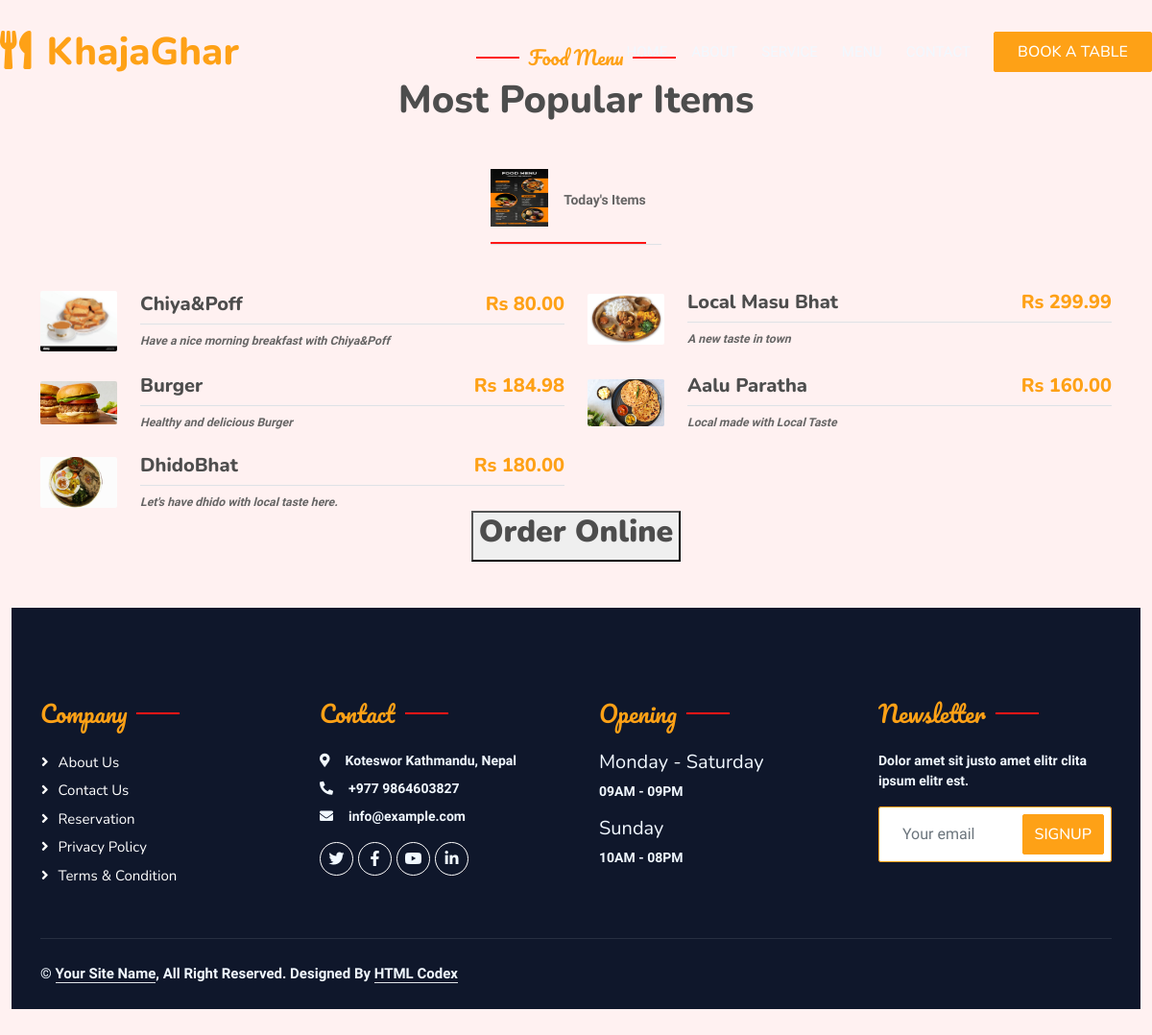
The app's page /menu/ with its own data.
### Restro_App/models.py (models this page shows, shortened)
class Category(models.Model):
    name =models.CharField(max_length=30)

class FoodMenu(models.Model):
    category = models.ForeignKey(Category, on_delete = models.CASCADE)
    name = models.CharField(max_length=30, null =True, blank=True)
    description = models.TextField(null=True, blank=True)
    image = models.ImageField(upload_to='uploads/')
    price = models.DecimalField(max_digits=10, decimal_places=2)

### Restro_App/views.py (the view)
# urls.py: path('menu/', views.Menu, name = 'menu'),
def Menu(request):
    categories = Category.objects.all()
    foodmenu = FoodMenu.objects.all()
    if request.method == 'POST':
        form = FoodMenuItemsForm(request.POST, request.FILES)
        if form.is_valid():
            form.save()
            return redirect('menu')
    else:
        form = FoodMenuItemsForm()
    context = {
        'foodmenu': foodmenu,
        'categories': categories,
        'form': form,
    }
    return render(request, 'pages/menu.html', context)

### Restro_App/forms.py
class FoodMenuItemsForm(forms.ModelForm):
    class Meta:
        model = FoodMenu
        fields = '__all__'

### templates/pages/menu.html (shortened to what this page needs)
{% extends 'base.html' %}
{% load static %}
{% block content %}
    <div class="container-xxl py-5">
        <div class="container">
            <div class="text-center wow fadeInUp" data-wow-delay="0.1s">
                <h5 class="section-title ff-secondary text-center text-primary fw-normal">Food Menu</h5>
                <h1 class="mb-5">Most Popular Items</h1>
            </div>
            <form method = 'GET' action = {% url 'menu' %}>
            <div class="tab-class text-center wow fadeInUp" data-wow-delay="0.1s" >
                <ul class="nav nav-pills d-inline-flex justify-content-center border-bottom mb-5" >
                    {% for category in categories %}
                    <li class="nav-item">
                        <a class="d-flex align-items-center text-start mx-3 ms-0 pb-3 active" data-bs-toggle="pill" href="#">
                            <div><img src = "{% static 'img/menu.png' %}" width =60px height =60px></img></div>
                            <div class="ps-3">
                                <small class="text-body"><b>{{category.name}}</</small>
                            </div>
                        </a>
                    </li>
                    {% endfor %}
                </ul>
                <div class="tab-content">
                    {% for category in categories %}
                    <div id="{{ category.name }}" class="tab-pane fade show p-0 {% if forloop.first %}active{% endif %}">
                        <div class="row g-4">
                            {% for item in category.foodmenu_set.all %}
                            <div class="col-lg-6">
                                <div class="d-flex align-items-center">
                                    <img class="flex-shrink-0 img-fluid rounded" src="{{ item.image.url }}" alt="" style="width: 80px;">
                                    <div class="w-100 d-flex flex-column text-start ps-4">
                                        <h5 class="d-flex justify-content-between border-bottom pb-2">
                                            <span>{{ item.name }}</span>
                                            <span class="text-primary">Rs {{ item.price }}</span>
                                        </h5>
                                        <small class="fst-italic">{{ item.description }}</small>
                                    </div>
                                </div>
                            </div>
                            {% endfor %}
                        </div>
                        {% endfor %}
                    </div>
                    <div>
                        <button type="button" onclick="redirectToStore()"><h2><strong>Order Online</strong></h2></button>
                    </div>
            </div>
        </div>
    </div>
{% endblock content %}

### templates/base.html (shortened to what this page needs)
{% load static %}
<!DOCTYPE html>
<html lang="en">
<head>
    <link href="https://cdnjs.cloudflare.com/ajax/libs/font-awesome/5.10.0/css/all.min.css" rel="stylesheet">
    <link href="https://cdn.jsdelivr.net/npm/bootstrap-icons@1.4.1/font/bootstrap-icons.css" rel="stylesheet">
    <link href="{% static 'lib/animate/animate.min.css' %}" rel="stylesheet">
    <link href="{% static 'lib/owlcarousel/assets/owl.carousel.min.css' %}" rel="stylesheet">
    <link href="{% static 'lib/tempusdominus/css/tempusdominus-bootstrap-4.min.css' %}" rel="stylesheet" />
    <link href="{% static 'css/bootstrap.min.css' %}" rel="stylesheet">
    <link href="{% static 'css/style.css' %}" rel="stylesheet">
</head>
<body>
    <div class="container-xxl bg p-0">
        <div class="container-xxl position-relative p-0">
            <nav class="navbar navbar-expand-lg navbar-dark bg-dark">
                    <h1 class="text-primary m-0"><i class="fa fa-utensils me-3"></i>KhajaGhar</h1>
                <div class="collapse navbar-collapse" id="navbarCollapse">
                    <div class="navbar-nav ms-auto py-0 pe-4">
                        <a href="{% url 'home' %}" class="nav-item nav-link">Home</a>
                        <a href="{% url 'about' %}" class="nav-item nav-link">About</a>
                        <a href="{% url 'service' %}" class="nav-item nav-link">Service</a>
                        <a href="{% url 'menu' %}" class="nav-item nav-link">Menu</a>
                        <a href="{% url 'contact' %}" class="nav-item nav-link">Contact</a>
                    </div>
                    <a href="{% url 'booking' %}" class="btn btn-primary py-2 px-4">Book A Table</a>
                </div>
            </nav>
        </div>
        {% block content %} {% endblock content %}
        <div class="container-fluid bg-dark text-light footer pt-5 mt-5 wow fadeIn" data-wow-delay="0.1s">
            <div class="container py-5">
                <div class="row g-5">
                    <div class="col-lg-3 col-md-6">
                        <h4 class="section-title ff-secondary text-start text-primary fw-normal mb-4">Company</h4>
                        <a class="btn btn-link" href="">About Us</a>
                        <a class="btn btn-link" href="">Contact Us</a>
                        <a class="btn btn-link" href="">Reservation</a>
                        <a class="btn btn-link" href="">Privacy Policy</a>
                        <a class="btn btn-link" href="">Terms & Condition</a>
                    </div>
                    <div class="col-lg-3 col-md-6">
                        <h4 class="section-title ff-secondary text-start text-primary fw-normal mb-4">Contact</h4>
                        <p class="mb-2"><i class="fa fa-map-marker-alt me-3"></i>Koteswor Kathmandu, Nepal</p>
                        <p class="mb-2"><i class="fa fa-phone-alt me-3"></i>+977 9864603827</p>
                        <p class="mb-2"><i class="fa fa-envelope me-3"></i>info@example.com</p>
                        <div class="d-flex pt-2">
                            <a class="btn btn-outline-light btn-social" href=""><i class="fab fa-twitter"></i></a>
                            <a class="btn btn-outline-light btn-social" href=""><i class="fab fa-facebook-f"></i></a>
                            <a class="btn btn-outline-light btn-social" href=""><i class="fab fa-youtube"></i></a>
                            <a class="btn btn-outline-light btn-social" href=""><i class="fab fa-linkedin-in"></i></a>
                        </div>
                    </div>
                    <div class="col-lg-3 col-md-6">
                        <h4 class="section-title ff-secondary text-start text-primary fw-normal mb-4">Opening</h4>
                        <h5 class="text-light fw-normal">Monday - Saturday</h5>
                        <p>09AM - 09PM</p>
                        <h5 class="text-light fw-normal">Sunday</h5>
                        <p>10AM - 08PM</p>
                    </div>
                    <div class="col-lg-3 col-md-6">
                        <h4 class="section-title ff-secondary text-start text-primary fw-normal mb-4">Newsletter</h4>
                        <p>Dolor amet sit justo amet elitr clita ipsum elitr est.</p>
                        <div class="position-relative mx-auto" style="max-width: 400px;">
                            <input class="form-control border-primary w-100 py-3 ps-4 pe-5" type="text" placeholder="Your email">
                            <button type="button" class="btn btn-primary py-2 position-absolute top-0 end-0 mt-2 me-2">SignUp</button>
                        </div>
                    </div>
                </div>
            </div>
            <div class="container">
                <div class="copyright">
                    <div class="row">
                        <div class="col-md-6 text-center text-md-start mb-3 mb-md-0">
                            &copy; <a class="border-bottom" href="#">Your Site Name</a>, All Right Reserved.
							Designed By <a class="border-bottom" href="https://htmlcodex.com">HTML Codex</a>
                        </div>
                    </div>
                </div>
            </div>
        </div>
    </div>
</body>
</html>

### static/css/style.css (style rules this page uses)
body { background-color:rgb(255, 241, 241); }
:root { --primary: #fe1616; --light: #F1F8FF; --dark: #0F172B; }
.ff-secondary { font-family: 'Pacifico', cursive; }
.btn { font-family: 'Nunito', sans-serif; font-weight: 500; text-transform: uppercase; transition: .5s; }
.btn.btn-primary, .btn.btn-secondary { color: #FFFFFF; }
.navbar-dark .navbar-nav .nav-link { position: relative; margin-left: 25px; padding: 35px 0; font-size: 15px; color: var(--light) !important; text-transform: uppercase; font-weight: 500; outline: none; transition: .5s; }
@media (min-width: 992px) { .navbar-dark { position: absolute; width: 100%; top: 0; left: 0; z-index: 999; background: transparent !important; } }
.section-title { position: relative; display: inline-block; }
.section-title::before { position: absolute; content: ""; width: 45px; height: 2px; top: 50%; left: -55px; margin-top: -1px; background: var(--primary); }
.section-title::after { position: absolute; content: ""; width: 45px; height: 2px; top: 50%; right: -55px; margin-top: -1px; background: var(--primary); }
.section-title.text-start::before, .section-title.text-end::after { display: none; }
.nav-pills .nav-item .active { border-bottom: 2px solid var(--primary); }
.footer .btn.btn-social { margin-right: 5px; width: 35px; height: 35px; display: flex; align-items: center; justify-content: center; color: var(--light); border: 1px solid #FFFFFF; border-radius: 35px; transition: .3s; }
.footer .btn.btn-link { display: block; margin-bottom: 5px; padding: 0; text-align: left; color: #FFFFFF; font-size: 15px; font-weight: normal; text-transform: capitalize; transition: .3s; }
.footer .btn.btn-link::before { position: relative; content: "\f105"; font-family: "Font Awesome 5 Free"; font-weight: 900; margin-right: 10px; }
.footer .copyright { padding: 25px 0; font-size: 15px; border-top: 1px solid rgba(256, 256, 256, .1); }
.footer .copyright a { color: var(--light); }
h1,h2,h3,h4,h5,h6 { color:hsl(0, 0%, 30%); }

### records on screen
Category: name "Today's Items"
FoodMenu: image (picture), name "Chiya&Poff", price "80.00", description "Have a nice morning breakfast with Chiya&Poff"
FoodMenu: image (picture), name "Local Masu Bhat", price "299.99", description "A new taste in town"
FoodMenu: image (picture), name "Burger", price "184.98", description "Healthy and delicious Burger"
FoodMenu: image (picture), name "Aalu Paratha", price "160.00", description "Local made with Local Taste"
FoodMenu: image (picture), name "DhidoBhat", price "180.00", description "Let's have dhido with local taste here."
